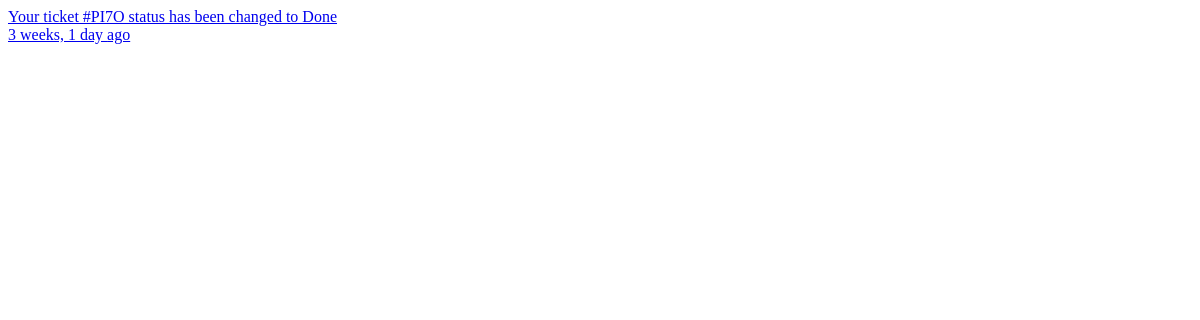
Page /notifications/ (signed in) on the earlier database version.
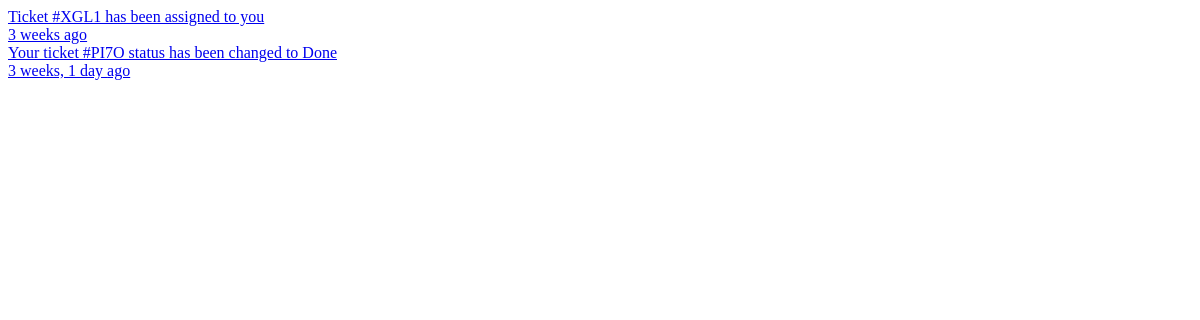
Same page on the later database version.
### ticksys/models.py (models this page shows)
class Notification(models.Model):
    user = models.ForeignKey(User, on_delete=models.CASCADE)
    ticket = models.ForeignKey(Ticket, on_delete=models.CASCADE)
    message = models.CharField(max_length=255)
    created_at = models.DateTimeField(auto_now_add=True)
    is_read = models.BooleanField(default=False)
    class Meta:
        ordering = ['-created_at']

### ticksys/views.py (the view)
# urls.py: path('notifications/', views.get_notifications, name='get_notifications'),
def get_notifications(request):
    if request.user.is_authenticated:
        notifications = Notification.objects.filter(
            user=request.user,
            is_read=False
        ).order_by('-created_at')[:5]  # Get 5 most recent unread notifications
        context = {
            'notifications': notifications,
            'unread_count': notifications.count()
        }
        if request.headers.get('X-Requested-With') == 'XMLHttpRequest':
            html = render_to_string('partials/notifications.html', context, request=request)
            return JsonResponse({'html': html, 'count': notifications.count()})
        return render(request, 'partials/notifications.html', context)
    return JsonResponse({'html': '', 'count': 0})

### templates/partials/notifications.html (shortened to what this page needs)
{% for notification in notifications %}
<a href="#" class="list-group-item" onclick="markNotificationRead({{ notification.id }})">
    <div class="row g-0 align-items-center">
        <div class="col-10">
            <div class="text-dark">{{ notification.message }}</div>
            <div class="text-muted small mt-1">{{ notification.created_at|timesince }} ago</div>
        </div>
    </div>
</a>
{% empty %}
<div class="list-group-item">
    <div class="text-center">No new notifications</div>
</div>
{% endfor %}

Differences in the rows shown:
added Notification: message "Ticket #XGL1 has been assigned to you", created_at "3 weeks"
